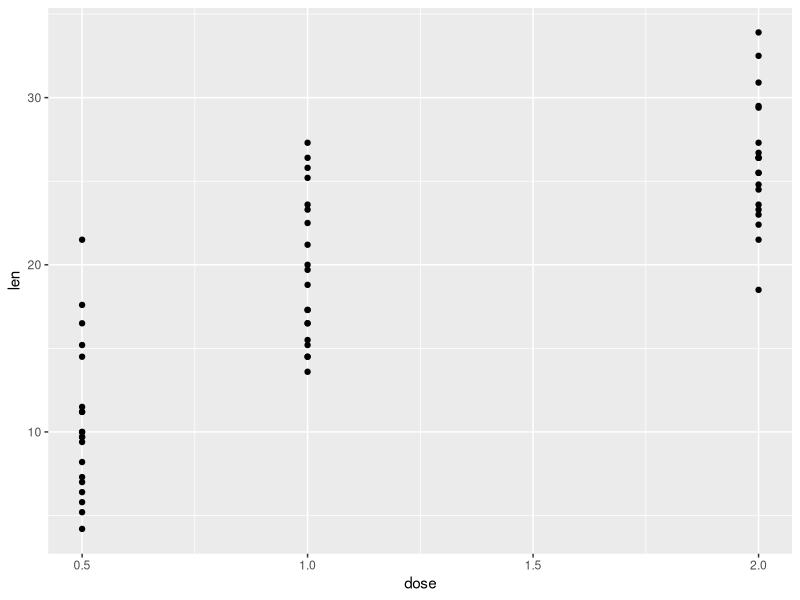
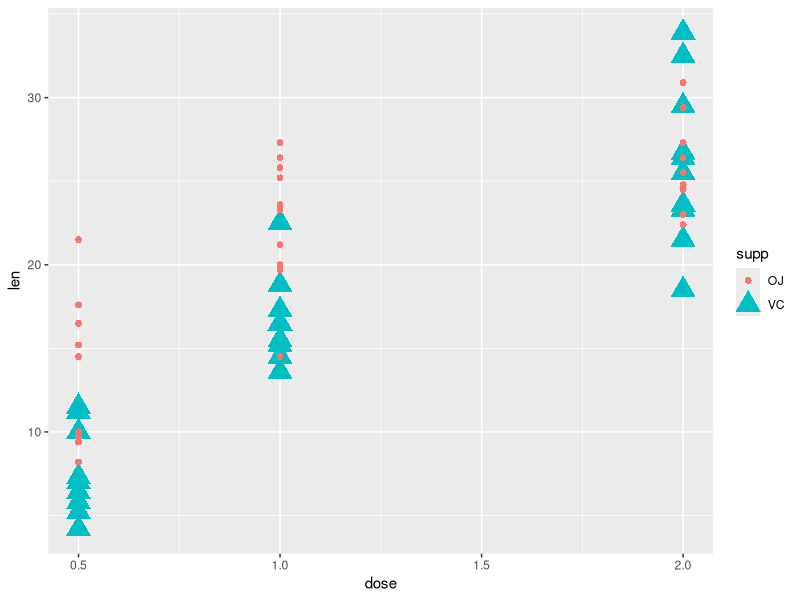
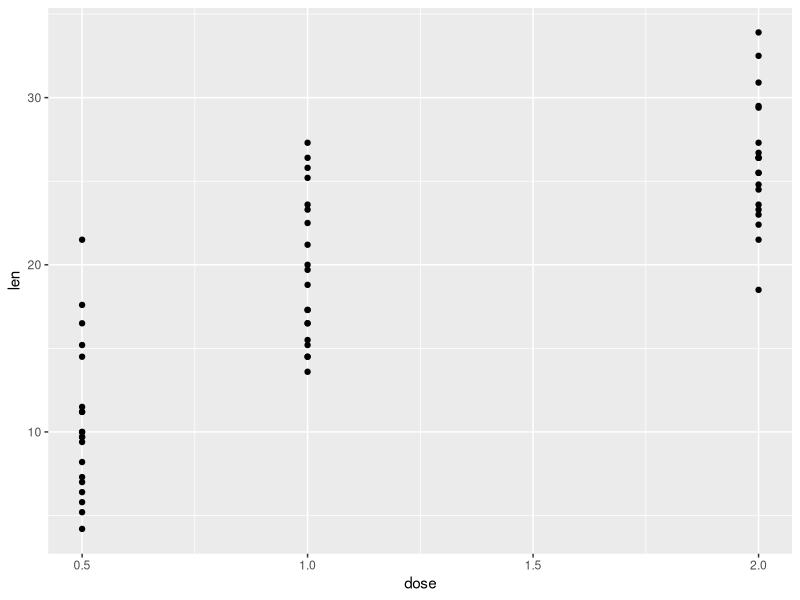
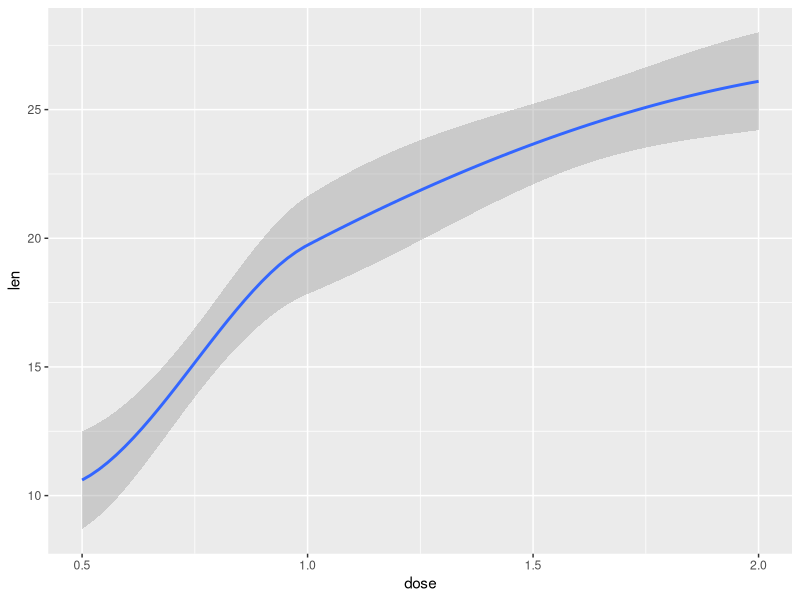

The R script that drew these images, in order: (Note: this script raises an error after producing the figures.)
## ---- chunk 1
library(tidyverse)
library(survival)

pbc <- pbc %>% mutate(
  trt = case_when(
    trt == 1 ~ "D-penicillmain",
    trt == 2 ~ "placebo"
  ),
  stage = factor(stage)
)
## ---- chunk 2
pbc 
## ---- chunk 3
ToothGrowth
## ---- chunk 4
ToothGrowth
## ---- chunk 5
ggplot(data=ToothGrowth)+
  geom_point(mapping = aes(x=dose, y=len))
## ---- chunk 6
ggplot(data = ToothGrowth) +
  geom_point(mapping = aes(x = dose, y = len, col = supp, shape=supp, size=supp))
## ---- chunk 7

## ---- chunk 8

## ---- chunk 9
ggplot(ToothGrowth)+
     geom_point(mapping=aes(x=dose, y=len))
## ---- chunk 10
ggplot(ToothGrowth)+
     geom_smooth(mapping=aes(x=dose, y=len))
## ---- chunk 11
ggplot(data = data) + 
  geom_boxplot(mapping=aes(x=TREATMENT, y=GLUC))
## ---- chunk 12
ggplot(ToothGrowth) +
  geom_jitter(aes(x=supp, y=len))+
  geom_boxplot(aes(x=supp, y=len))
  
## ---- chunk 13
ggplot(ToothGrowth, aes(x=supp, y=len)) + 
  geom_boxplot()+
  geom_jitter()
## ---- chunk 14
ggplot(data = pbc) + 
  geom_histogram(mapping = aes(x= age))+
  xlab('Age')+
  ylab('Number of Patients')+
  theme_classic()
## ---- chunk 15
select(pbc, id)
## ---- chunk 16
pbc %>% 
  select(id)
## ---- chunk 17
pbc %>% 
  select(-c(id,age))
## ---- chunk 18
pbc %>% 
  select(contains('time'))
## ---- chunk 19
pbc %>% 
  filter(trt == 'placebo')
## ---- chunk 20
pbc %>% 
  filter(age>30, age<60)
## ---- chunk 21
pbc_filtered<-pbc %>% 
  filter(status !=1) 
## ---- chunk 22
high_risk <- pbc %>% filter(
  # filter by sex, age
)
## ---- chunk 23
data <- tibble(
  plan = c('a','a','b','b','a'),
  weight_kg=c(96,87,104,61,131), 
  height_cm=c(174,189,195,149,131))

bmi <- data %>% mutate(bmi = weight_kg / ((height_cm)^2*.0001))
## ---- chunk 24
bmi %>% group_by(plan) %>% mutate(group_avg_height= mean(height_cm))
## ---- chunk 25
bmi %>% group_by(plan) %>% summarize(mean_bmi = mean(bmi), count= n())
## ---- chunk 26
pbc %>% 
  group_by(stage) %>% 
  summarize(
    mean_alk.phos= mean(alk.phos),
    cases = n()
  )
## ---- chunk 27
pbc %>% 
  group_by() %>% 
  summarize(
    
  )
## ---- chunk 28
pbc <- pbc %>% mutate(
  spiders = case_when(
    spiders == 1 ~ "present",
    spiders == 0 ~ "absent"
  )
)
## ---- chunk 29
pbc %>% 
  count(sex)
## ---- chunk 30
pbc %>% 
  count(sex,trt,stage)
